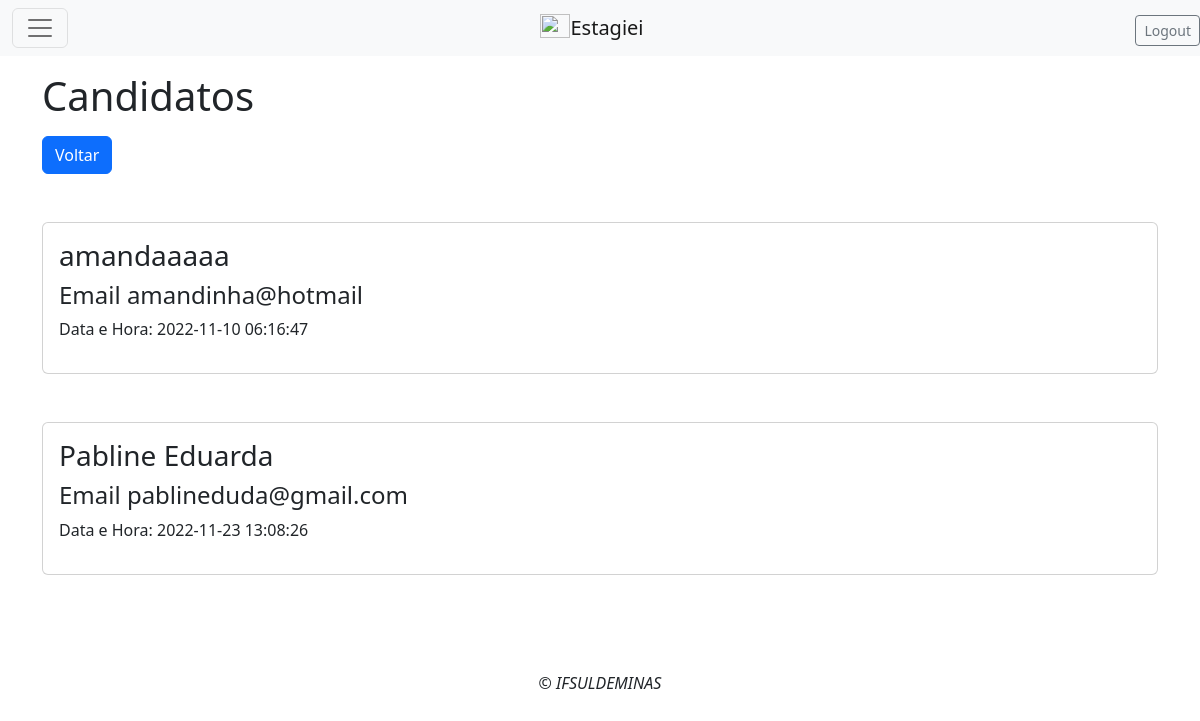
/candidatos_vagaadm.php?cod=4 (signed in), run on the app's committed database.
### tables this page shows
CREATE TABLE `candidatar` (
  `idCandidatar` int(11) NOT NULL,
  `idVaga` int(11) NOT NULL,
  `idEstagiario` int(11) NOT NULL,
  `Registro` datetime NOT NULL DEFAULT current_timestamp()
);

CREATE TABLE `estagiario` (
  `idEstagiario` int(11) NOT NULL,
  `Nome` varchar(50) NOT NULL,
  `Sobrenome` varchar(50) NOT NULL,
  `CPF` varchar(14) NOT NULL,
  `Ende` varchar(50) NOT NULL,
  `Bairro` varchar(50) NOT NULL,
  `Cidade` varchar(50) NOT NULL,
  `UF` varchar(2) NOT NULL,
  `Tel` varchar(12) NOT NULL,
  `Email` varchar(50) NOT NULL,
  `Curso` varchar(50) NOT NULL,
  `Consid` varchar(100) NOT NULL,
  `NomeUser` varchar(15) NOT NULL,
  `Senha` varchar(20) NOT NULL,
  `Perfil` int(11) NOT NULL
);

### candidatos_vagaadm.php (the view, shortened to what this page needs)
<?php session_start();
require ("HeaderEmpresa.php");
?>
    <div class='row'>
        <div class='col-12'>
            <div class='container'>
            <h1 class='my-3'>Candidatos</h1>
            <a class='btn btn-primary' href='vagas_cadastradas.php?cod=".$dado['idVaga']."' >Voltar</a>
            <?php
                require("adm/conexao.php");
                $cod = $_GET['cod'];
                $sql = "SELECT * FROM candidatar INNER JOIN estagiario ON candidatar.idEstagiario = estagiario.idEstagiario AND candidatar.idVaga = '$cod' ORDER BY idCandidatar";
                $res = mysqli_query($con, $sql);
                $num_rows = mysqli_num_rows($res);
                if($num_rows > 0){
                    while($dado = mysqli_fetch_assoc($res)){
                        echo "<div class = 'card my-5'>
                        <div class = 'card-body'>
                                <h3>".$dado['Nome']."</h3>
                                <h4>Email ".$dado['Email']."</h4>
                                <p>Data e Hora: ".$dado['Registro']."</p>
                                </div>
                                </div>";
                    }
                }else{
                    echo "<tr class='text-center'><td colspan='3'> Não há registros cadastrados! </td></tr>";
                }
            ?>
            </div>
        </div>
    </div>
  <?php
require ("Footer.php");
  ?>

### data on the page
candidatar: idEstagiario.Nome "amandaaaaa", idEstagiario.Email "amandinha@hotmail", Registro "2022-11-10 06:16:47"
candidatar: idEstagiario.Nome "Pabline Eduarda", idEstagiario.Email "pablineduda@gmail.com", Registro "2022-11-23 13:08:26"
